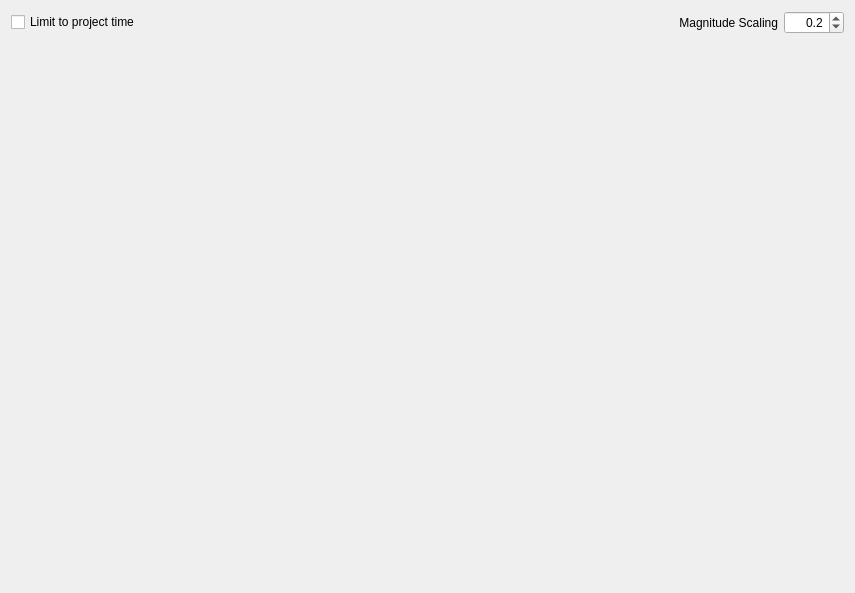
<?xml version="1.0" encoding="UTF-8"?>
<ui version="4.0">
 <class>Form</class>
 <widget class="QWidget" name="Form">
  <property name="geometry">
   <rect>
    <x>0</x>
    <y>0</y>
    <width>855</width>
    <height>593</height>
   </rect>
  </property>
  <property name="windowTitle">
   <string>3D View</string>
  </property>
  <layout class="QGridLayout" name="gridLayout">
   <item row="0" column="2">
    <widget class="QDoubleSpinBox" name="scaleSpinBox">
     <property name="maximumSize">
      <size>
       <width>60</width>
       <height>16777215</height>
      </size>
     </property>
     <property name="focusPolicy">
      <enum>Qt::NoFocus</enum>
     </property>
     <property name="alignment">
      <set>Qt::AlignRight|Qt::AlignTrailing|Qt::AlignVCenter</set>
     </property>
     <property name="decimals">
      <number>1</number>
     </property>
     <property name="singleStep">
      <double>0.100000000000000</double>
     </property>
     <property name="value">
      <double>0.200000000000000</double>
     </property>
    </widget>
   </item>
   <item row="0" column="0">
    <widget class="QCheckBox" name="limitTimeCheckBox">
     <property name="focusPolicy">
      <enum>Qt::NoFocus</enum>
     </property>
     <property name="text">
      <string>Limit to project time</string>
     </property>
    </widget>
   </item>
   <item row="0" column="1">
    <widget class="QLabel" name="label">
     <property name="text">
      <string>Magnitude Scaling</string>
     </property>
     <property name="alignment">
      <set>Qt::AlignRight|Qt::AlignTrailing|Qt::AlignVCenter</set>
     </property>
    </widget>
   </item>
   <item row="2" column="0" colspan="3">
    <widget class="Event3DViewWidget" name="viewerWidget" native="true"/>
   </item>
  </layout>
 </widget>
 <customwidgets>
  <customwidget>
   <class>Event3DViewWidget</class>
   <extends>QWidget</extends>
   <header>ui.views.plots</header>
   <container>1</container>
  </customwidget>
 </customwidgets>
 <resources/>
 <connections/>
</ui>
